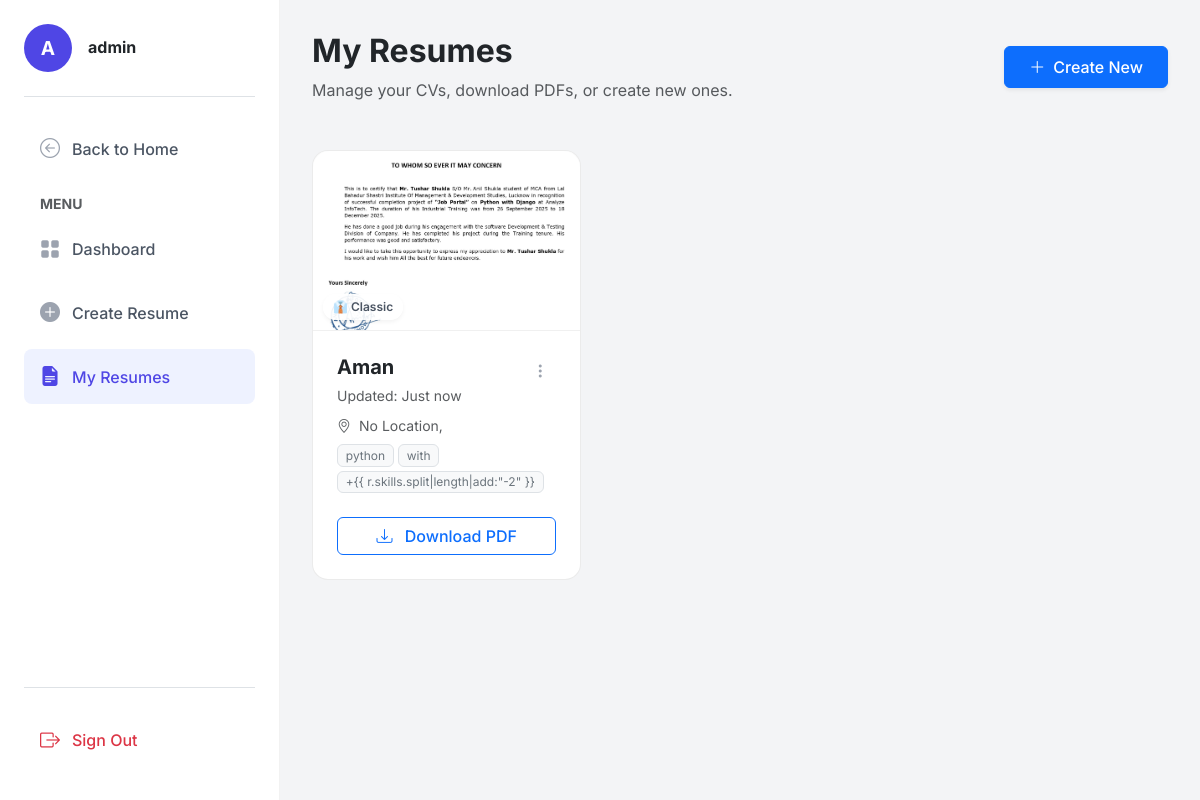
The page /resume_list (signed in) on the database its author committed.
### resume_builder/models.py (models this page shows, shortened)
class Resume(models.Model):
    user = models.ForeignKey(User, on_delete=models.CASCADE)
    full_name = models.CharField(max_length=100)
    email = models.EmailField()
    phone = models.CharField(max_length=15)
    image = models.ImageField(upload_to="profile_images/", null=True, blank=True)
    country = models.CharField(max_length=100)
    state = models.CharField(max_length=100)
    city = models.CharField(max_length=100)
    TEMPLATE_CHOICES = (
        ('classic', 'Classic'),
        ('modern', 'Modern'),
        ('minimal', 'Minimal'),
    )
    template = models.CharField(
        max_length=20,
        choices=TEMPLATE_CHOICES,
        default='classic'
    )
    skills = models.CharField(max_length=255, blank=True, default="")

### resume_builder/views.py (the view)
# urls.py: path('resume_list',resume_list,name='resume_list'),
def resume_list(request):
    resumes = Resume.objects.filter(user=request.user).order_by('-id')
    return render(request, 'my_resume.html', {
        'resumes': resumes
    })

### resume_builder/templates/my_resume.html (shortened to what this page needs)
{% extends 'dashboard_base.html' %}
{% load static %}
{% block content %}
<div class="container-fluid px-0">
    <div class="d-flex flex-column flex-md-row justify-content-between align-items-md-center mb-5">
        <div class="mb-3 mb-md-0">
            <h2 class="fw-bold text-dark">My Resumes</h2>
            <p class="text-muted mb-0">Manage your CVs, download PDFs, or create new ones.</p>
        </div>
        <div>
            <a href="{% url 'create_resume' %}" class="btn btn-primary px-4 py-2 fw-medium shadow-sm">
                <i class="bi bi-plus-lg me-2"></i>Create New
            </a>
        </div>
    </div>
    {% if resumes %}
    <div class="row row-cols-1 row-cols-md-2 row-cols-lg-3 g-4">
        {% for r in resumes %}
        <div class="col">
            <div class="card resume-card h-100 rounded-4 bg-white">
                <div class="doc-preview rounded-top-4">
                    {% if r.image %}
                    <img src="{{ r.image.url }}" class="w-100 h-100 object-fit-cover" alt="Resume Preview">
                    {% else %}
                    <i class="bi bi-file-earmark-person-fill text-muted opacity-25" style="font-size: 5rem;"></i>
                    {% endif %}
                    <span class="template-badge">
                        {% if r.template == 'modern' %} 🎨 Modern
                        {% elif r.template == 'minimal' %} ⚡ Minimal
                        {% else %} 👔 Classic
                        {% endif %}
                    </span>
                </div>
                <div class="card-body p-4">
                    <div class="d-flex justify-content-between align-items-start mb-2">
                        <div>
                            <h5 class="fw-bold text-dark mb-1 text-truncate" style="max-width: 200px;">
                                {{ r.full_name|default:"Untitled Resume" }}
                            </h5>
                            <small class="text-muted">
                                Updated: {{ r.updated_at|date:"M d, Y"|default:"Just now" }}
                            </small>
                        </div>
                        <div class="dropdown">
                            <button class="options-btn" type="button" data-bs-toggle="dropdown" aria-expanded="false">
                                <i class="bi bi-three-dots-vertical"></i>
                            </button>
                        </div>
                    </div>
                    <div class="mb-4">
                        <div class="d-flex align-items-center text-muted small mb-2">
                            <i class="bi bi-geo-alt me-2"></i>
                            <span class="text-truncate">{{ r.city|default:"No Location" }}, {{ r.country }}</span>
                        </div>
                        {% if r.skills %}
                        <div class="d-flex gap-1 flex-wrap">
                            {% for skill in r.skills.split|slice:":2" %}
                            <span class="badge bg-light text-secondary border fw-normal">{{ skill }}</span>
                            {% endfor %}
                            {% if r.skills.split|length > 2 %}
                            <span class="badge bg-light text-secondary border fw-normal">+{{
                                r.skills.split|length|add:"-2" }}</span>
                            {% endif %}
                        </div>
                        {% endif %}
                    </div>
                    <a href="{% url 'resume_pdf' r.id %}" class="btn btn-outline-primary w-100 fw-medium">
                        <i class="bi bi-download me-2"></i> Download PDF
                    </a>
                </div>
            </div>
        </div>
        {% endfor %}
    </div>
    {% endif %}
</div>
{% endblock %}

### resume_builder/templates/dashboard_base.html (shortened to what this page needs)
{% load static %}
<!DOCTYPE html>
<html lang="en">
<head>
  <link href="https://cdn.jsdelivr.net/npm/bootstrap@5.3.3/dist/css/bootstrap.min.css" rel="stylesheet">
  <link rel="stylesheet" href="https://cdn.jsdelivr.net/npm/bootstrap-icons@1.11.1/font/bootstrap-icons.css">
</head>
<body>
  <nav class="sidebar" id="sidebar">
    <div class="mb-4 pb-4 border-bottom">
      <div class="d-flex align-items-center gap-3">
        <div class="avatar-circle">
          {{ request.user.username|slice:":1"|upper }}
        </div>
        <div style="overflow: hidden;">
          <h6 class="mb-0 fw-bold text-dark text-truncate">{{ request.user.get_full_name|default:request.user.username}}
          </h6>
        </div>
      </div>
    </div>
    <div class="d-flex flex-column h-100">
      <a href="{% url 'home' %}" class="nav-link-custom">
        <i class="bi bi-arrow-left-circle"></i> Back to Home
      </a>
      <div class="my-2 small fw-bold text-muted text-uppercase ps-3">Menu</div>
      <a href="{% url 'dashboard' %}"
        class="nav-link-custom {% if request.resolver_match.url_name == 'dashboard' %}active{% endif %}">
        <i class="bi bi-grid-fill"></i> Dashboard
      </a>
      <a href="{% url 'create_resume' %}"
        class="nav-link-custom {% if request.resolver_match.url_name == 'create_resume' %}active{% endif %}">
        <i class="bi bi-plus-circle-fill"></i> Create Resume
      </a>
      <a href="{% url 'resume_list' %}"
        class="nav-link-custom {% if request.resolver_match.url_name == 'resume_list' %}active{% endif %}">
        <i class="bi bi-file-earmark-text-fill"></i> My Resumes
      </a>
      <div class="mt-auto pt-4 border-top">
        <a href="{% url 'logout' %}" class="nav-link-custom text-danger">
          <i class="bi bi-box-arrow-right text-danger"></i> Sign Out
        </a>
      </div>
    </div>
  </nav>
  <main class="main-wrapper">
    {% block content %}{% endblock %}
  </main>
</body>
</html>

### resume_builder/templates/dashboard_base.html (style rules this page uses)
:root { --primary-color: #4F46E5; --sidebar-width: 280px; --bg-light: #f3f4f6; --text-dark: #1f2937; }
body { font-family: 'Inter', sans-serif; background-color: var(--bg-light); overflow-x: hidden; }
.sidebar { width: var(--sidebar-width); height: 100vh; background: white; border-right: 1px solid rgba(0, 0, 0, 0.05); position: fixed; top: 0; left: 0; display: flex; flex-direction: column; padding: 1.5rem; z-index: 1000; }
.avatar-circle { width: 48px; height: 48px; background-color: var(--primary-color); color: white; border-radius: 50%; display: flex; align-items: center; justify-content: center; font-weight: 700; font-size: 1.2rem; flex-shrink: 0; }
.nav-link-custom { display: flex; align-items: center; padding: 0.8rem 1rem; color: #4b5563; text-decoration: none; border-radius: 8px; font-weight: 500; margin-bottom: 0.5rem; transition: all 0.2s ease; }
.nav-link-custom i { font-size: 1.25rem; margin-right: 12px; color: #9ca3af; transition: color 0.2s; }
.nav-link-custom.active { background-color: #eef2ff; color: var(--primary-color); }
.nav-link-custom.active i { color: var(--primary-color); }
.main-wrapper { margin-left: var(--sidebar-width); padding: 2rem; min-height: 100vh; }

### resume_builder/templates/my_resume.html (style rules this page uses)
.resume-card { transition: transform 0.2s ease, box-shadow 0.2s ease; border: 1px solid rgba(0, 0, 0, 0.08); overflow: visible; }
.doc-preview { height: 180px; background-color: #f3f4f6; display: flex; align-items: center; justify-content: center; border-bottom: 1px solid #f0f0f0; position: relative; overflow: hidden; }
.template-badge { position: absolute; bottom: 10px; left: 10px; background: rgba(255, 255, 255, 0.9); padding: 4px 10px; border-radius: 20px; font-size: 0.75rem; font-weight: 600; box-shadow: 0 2px 4px rgba(0, 0, 0, 0.05); color: #4b5563; }
.options-btn { width: 32px; height: 32px; border-radius: 50%; display: flex; align-items: center; justify-content: center; color: #9ca3af; transition: all 0.2s; border: none; background: transparent; }

### rows shown on the page
Resume: image (picture), template "👔 Classic", full_name "Aman", updated_at "Just now", city "No Location", split "python" "with", shows "+{{ r.skills.split|length|add:\"-2\" }}"

### other values the page prints
{{ request.user.username|slice:":1"|upper }} "A"
{{ request.user.get_full_name|default:request.user.username }} "admin"
